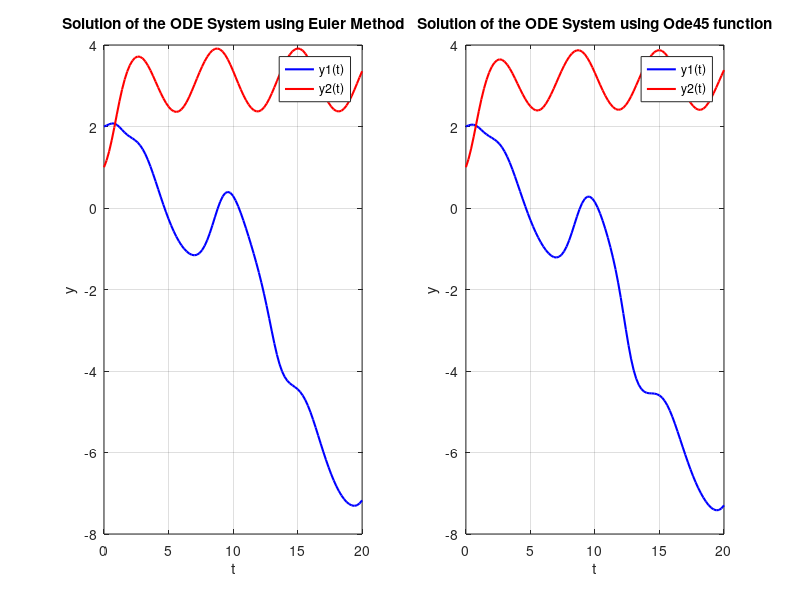

The MATLAB source for this figure:

clc
clearvars

% Initial conditions
t0 = 0;
Y0 = [2; 1]; 

% Solution parameters
tf = 20; % End time
n = 100; % Number of intervals
dt = (tf - t0) / n; % Step size

% Arrays to store results
timespan = linspace(t0, tf, n+1);
Y_array = zeros(2, n+1); % State array [y1; y2]
Y_array(:, 1) = Y0; % Set initial conditions


%-------Solving the ODE using Euler Method--------%

% Euler Iteration
for i = 1:n
    t = timespan(i);
    Y = Y_array(:, i);

    % Compute the derivative
    y1=Y_array(1,i);
    y2=Y_array(2,i);
    dy1dt = sin(t) + cos(y1) + cos(y2);
    dy2dt = sin(t) + sin(y2);
    dYdt = [dy1dt; dy2dt];


    % Update the state vector
    Y_new = Y + dt * dYdt;
    Y_array(:, i+1) = Y_new;
end

% Extract results
y1_values = Y_array(1, :);
y2_values = Y_array(2, :);


%Plot the results
figure;
subplot(1,2,1);
plot(timespan, y1_values, 'b', 'LineWidth', 1.5); hold on;
plot(timespan, y2_values, 'r', 'LineWidth', 1.5);
xlabel('t');
ylabel('y');
title('Solution of the ODE System using Euler Method');
legend('y1(t)', 'y2(t)');
grid on;
hold off;



%-----Solving the ODE using Matlab ode45 Built in function------%


function dydt = odefcn(t,y)
dydt =zeros(2,1) ;
dydt(1) = sin(t) + cos(y(1)) + cos(y(2)); %dy1/dt
dydt(2) = sin(t) + sin(y(2));           %dy2/dt
end

[t,y] = ode45(@(t,y)odefcn(t,y), timespan,Y0);

%Plot the results
subplot(1,2,2)
plot(t, y(:,1), 'b', 'LineWidth', 1.5); hold on;
plot(t, y(:,2), 'r', 'LineWidth', 1.5);
xlabel('t');
ylabel('y');
title('Solution of the ODE System using Ode45 function');
legend('y1(t)', 'y2(t)');
grid on;
hold off;

a=y1_values.';


ERROR_1 = mean(abs((y1_values.'-y(:,1))./y(:,1)))*100 

ERROR_2 = mean(abs((y2_values.'-y(:,2))./y(:,2)))*100